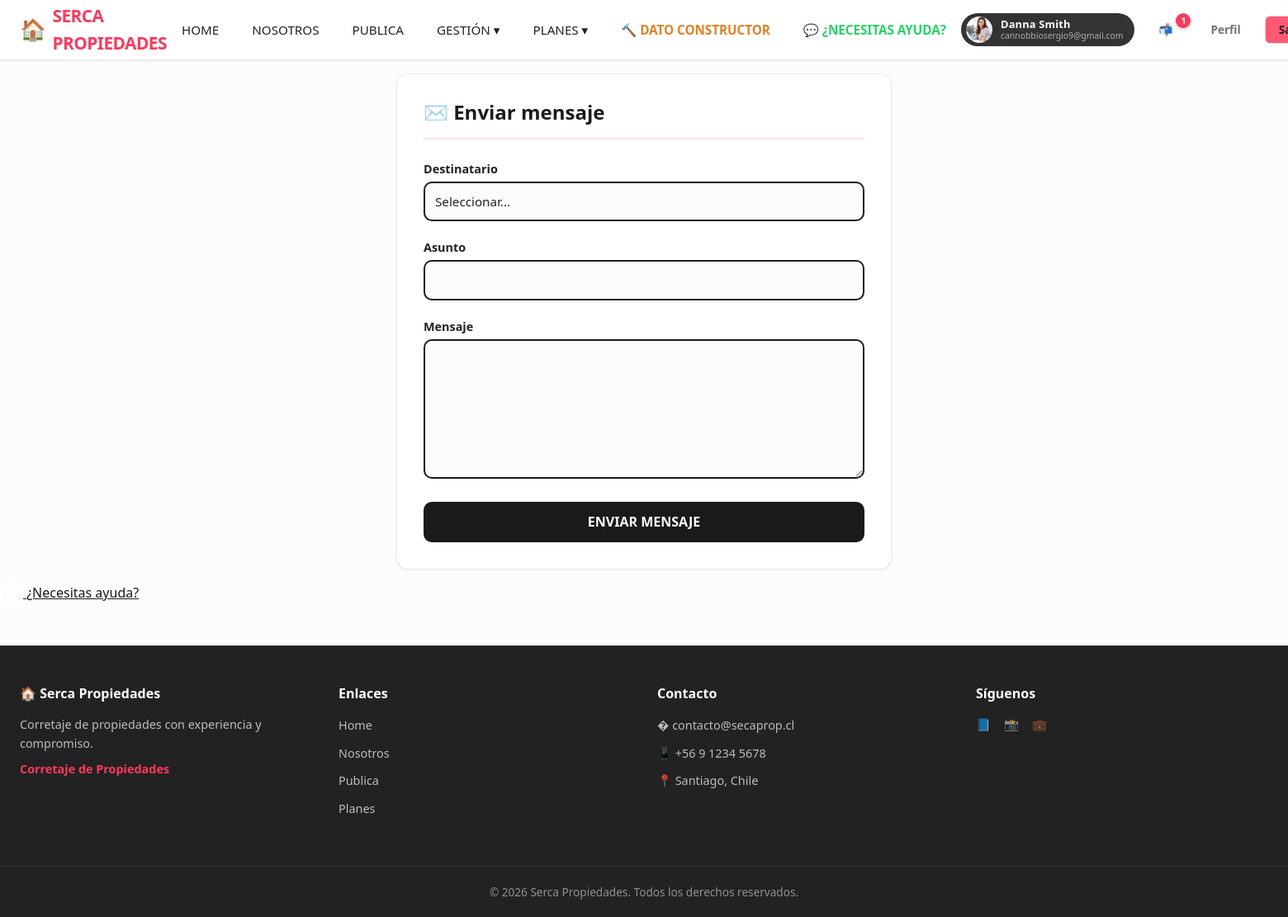
The app's page /com/enviar/ (signed in) with its own data.
### a00seg/models.py (models this page shows, shortened)
class User(AbstractUser):
    ROL_CHOICES = [
        ("superadmin", "Superadmin"),
        ("gerente", "Gerente"),
        ("corredor", "Corredor"),
        ("base", "Usuario Base"),
    ]
    rol = models.CharField(max_length=20, choices=ROL_CHOICES, default="base", verbose_name="Rol")
    dni = models.CharField(max_length=20, unique=True, blank=True, null=True, verbose_name="RUT/DNI")
    cel_phone = models.CharField(max_length=20, blank=True, verbose_name="Teléfono celular")
    foto = models.ImageField(
        upload_to="usuarios/",
        blank=True,
        null=True,
        verbose_name="Foto",
    )
    domicilio = models.CharField(max_length=255, blank=True, verbose_name="Domicilio")
    curriculo = models.TextField(blank=True, verbose_name="Currículo")
    comuna = models.ForeignKey(
        Comuna, on_delete=models.SET_NULL, blank=True, null=True, verbose_name="Comuna"
    )
    valido_por = models.ForeignKey(
        "self",
        on_delete=models.SET_NULL,
        blank=True,
        null=True,
        verbose_name="Validado por",
        related_name="usuarios_validados",
    ) # Permite acceder a los usuarios validados por un usuario con user.usuarios_validados.all()
    email_confirmado = models.BooleanField(default=False, verbose_name="Email confirmado") # Permite filtrar usuarios con email confirmado usando User.objects.filter(email_confirmado=True)
    class Meta:
        verbose_name = "Usuario"
        verbose_name_plural = "Usuarios"

### a01Com/views.py (the view, shortened to what this page needs)
# urls.py: path('enviar/', views.enviar_comunicacion, name='enviar_comunicacion'),
@login_required
def enviar_comunicacion(request):
    from a00seg.models import User
    usuarios = User.objects.filter(is_active=True).exclude(id=request.user.id)
    return render(request, "enviar_comunicacion.html", {"usuarios": usuarios})

### a00seg/context_processors.py (called while the page is built)
def site_info(request):
    context = {
        "site_name": "Serca Propiedades",
        "site_slogan": "Corretaje de Propiedades",
        "funcionarios": Funcionario.objects.filter(is_active=True),
    }
    if request.user.is_authenticated:
        context["cdc_no_leidos"] = Communication.objects.filter(
            recipient=request.user, is_read=False, is_deleted=False
        ).count()
    else:
        context["cdc_no_leidos"] = 0
    return context

### templates/enviar_comunicacion.html (shortened to what this page needs)
{% extends "base.html" %}
{% block content %}
<div class="form-modern-container">
    <h2>✉️ Enviar mensaje</h2>
    <form method="POST" class="form-modern">
        <div class="form-group">
            <label>Destinatario</label>
            <select name="recipient_id" required>
                <option value="">Seleccionar...</option>
            </select>
        </div>
        <div class="form-group">
            <label>Asunto</label>
            <input type="text" name="title" required>
        </div>
        <div class="form-group">
            <label>Mensaje</label>
            <textarea name="message" rows="6" required></textarea>
        </div>
        <button type="submit" class="btn btn-primary btn-block">Enviar mensaje</button>
    </form>
</div>
{% endblock %}

### templates/base.html (shortened to what this page needs)
{% load static %}
<!DOCTYPE html>
<html lang="es">
<head>
    <link rel="stylesheet" href="https://cdn.jsdelivr.net/npm/bootstrap-icons@1.11.3/font/bootstrap-icons.min.css">
    <link href="https://cdn.jsdelivr.net/npm/bootstrap@5.3.3/dist/css/bootstrap.min.css" rel="stylesheet">
    <link rel="stylesheet" href="{% static 'css/design-system.css' %}">
    <link rel="stylesheet" href="{% static 'css/style.css' %}">
</head>
<body>
    <nav class="navbar-modern">
        <div class="nav-container">
            <a href="{% url 'home' %}" class="nav-logo">
                <span style="font-size:1.6rem;">🏠</span>
                {{ site_name }}
            </a>
            <div class="nav-menu" id="navMenuModern">
                <a href="{% url 'home' %}" class="nav-link">Home</a>
                <a href="{% url 'nosotros' %}" class="nav-link">Nosotros</a>
                {% if user.is_authenticated %}
                    <a href="{% url 'publica' %}" class="nav-link">Publica</a>
                    <div class="nav-dropdown">
                        <a href="{% url 'gestion' %}" class="nav-link dropdown-trigger">Gestión ▾</a>
                    </div>
                {% else %}
                    <a href="{% url 'publica' %}?next=/login/" class="nav-link">Publica</a>
                {% endif %}
                <div class="nav-dropdown">
                    <a href="{% url 'planes' %}" class="nav-link dropdown-trigger">Planes ▾</a>
                </div>
                <a href="{% url 'lista_servicios' %}" class="nav-link" style="color:#e67e22;font-weight:700;">🔨 Dato Constructor</a>
                <a href="https://wa.me/56936916684?text=Hola!%20Tengo%20una%20consulta%20sobre%20SercaProp" target="_blank" class="nav-link" style="color:#25D366;font-weight:600;">💬 ¿Necesitas ayuda?</a>
            </div>
            <div class="nav-actions">
                {% if user.is_authenticated %}
                    <span id="navUserBadge">
                        {% if user.foto %}
                        <span class="navUserBadge-avatar" style="background-image:url('{{ user.foto.url }}');"></span>
                        {% endif %}
                        <span class="navUserBadge-text">
                            <span class="navUserBadge-name">{{ user.get_full_name|default:user.username }}</span>
                            <span class="navUserBadge-email">{{ user.email }}</span>
                        </span>
                    </span>
                    <a href="{% url 'centro_comunicaciones' %}" class="btn btn-ghost btn-sm" style="position:relative;">
                        📬
                        {% if cdc_no_leidos > 0 %}
                        <span style="position:absolute;top:-4px;right:-6px;background:var(--ds-primary);color:white;font-size:0.65rem;font-weight:700;width:18px;height:18px;border-radius:50%;display:flex;align-items:center;justify-content:center;box-shadow:0 2px 4px rgba(0,0,0,0.2);">
                            {{ cdc_no_leidos }}
                        </span>
                        {% endif %}
                    </a>
                    <a href="{% url 'perfil' %}" class="btn btn-ghost btn-sm">Perfil</a>
                    <a href="{% url 'logout' %}" class="btn btn-outline btn-sm">Salir</a>
                {% else %}
                    <a href="{% url 'login' %}" class="btn btn-ghost btn-sm">Ingresar</a>
                    <a href="{% url 'registro' %}" class="btn btn-primary btn-sm">Regístrate</a>
                {% endif %}
            </div>
        </div>
    </nav>
    <main style="max-width:1920px;margin:0 auto;padding:16px 24px;width:100%;">
        {% block content %}{% endblock %}
    </main>
    <a href="https://wa.me/56936916684?text=Hola!%20Tengo%20una%20consulta%20sobre%20SercaProp"
       class="whatsapp-float"
       target="_blank"
       rel="noopener noreferrer"
       aria-label="Contactar por WhatsApp">
        <span class="whatsapp-float-tooltip">¿Necesitas ayuda?</span>
    </a>
    <footer class="footer-modern">
        <div class="footer-modern-container">
            <div>
                <h3>🏠 {{ site_name }}</h3>
                <p style="font-size:0.9rem;color:rgba(255,255,255,0.7);margin-bottom:8px;">
                    Corretaje de propiedades con experiencia y compromiso.
                </p>
                <p style="font-weight:600;color:var(--ds-primary);font-size:0.9rem;">{{ site_slogan }}</p>
            </div>
            <div>
                <h4>Enlaces</h4>
                <ul>
                    <li><a href="{% url 'home' %}">Home</a></li>
                    <li><a href="{% url 'nosotros' %}">Nosotros</a></li>
                    <li><a href="{% url 'publica' %}">Publica</a></li>
                    <li><a href="{% url 'planes' %}">Planes</a></li>
                </ul>
            </div>
            <div>
                <h4>Contacto</h4>
                <ul>
                    <li><span style="color:rgba(255,255,255,0.7);font-size:0.9rem;">� contacto@secaprop.cl</span></li>
                    <li><span style="color:rgba(255,255,255,0.7);font-size:0.9rem;">📱 +56 9 1234 5678</span></li>
                    <li><span style="color:rgba(255,255,255,0.7);font-size:0.9rem;">📍 Santiago, Chile</span></li>
                </ul>
            </div>
            <div>
                <h4>Síguenos</h4>
                <div style="display:flex;gap:16px;font-size:1.5rem;">
                    <a href="#" aria-label="Facebook">📘</a>
                    <a href="#" aria-label="Instagram">📸</a>
                    <a href="#" aria-label="LinkedIn">💼</a>
                </div>
            </div>
        </div>
        <div class="footer-modern-bottom">
            &copy; {% now "Y" %} {{ site_name }}. Todos los derechos reservados.
        </div>
    </footer>
</body>
</html>

### static/css/style.css (style rules this page uses)
* { margin: 0; padding: 0; box-sizing: border-box; }
:root { --black: #1a1a1a; --white: #fcfcfc; --gray: #e8e8e8; --dark-gray: #555; --yellow: #ffd700; --red: #e74c3c; --green: #27ae60; --blue: #2980b9; --orange: #e67e22; --shadow: 6px 6px 0 rgba(0,0,0,0.15); --border: 3px solid var(--black); }
body { font-family: 'Segoe UI', 'Arial', sans-serif; background: var(--white); color: var(--black); line-height: 1.6; min-height: 100vh; display: flex; flex-direction: column; }
.nav-container { max-width: 1500px; margin: 0 auto; padding: 0 20px; display: flex; align-items: center; justify-content: space-between; height: 65px; }
.nav-logo { display: flex; align-items: center; gap: 10px; text-decoration: none; font-size: 1.5rem; font-weight: 900; color: var(--yellow); text-transform: uppercase; }
.nav-menu { display: flex; list-style: none; gap: 5px; align-items: center; }
.nav-link { color: var(--white); text-decoration: none; padding: 8px 14px; border-radius: 0; font-weight: 700; font-size: 0.9rem; transition: all 0.2s; border: 2px solid transparent; text-transform: uppercase; }
.form-group { margin-bottom: 15px; }
.form-group label { display: block; font-weight: 700; margin-bottom: 4px; font-size: 0.9rem; }
.form-group input, .form-group select, .form-group textarea { width: 100%; padding: 10px 12px; border: 2px solid var(--black); font-size: 0.95rem; background: var(--white); font-family: inherit; }
.form-group textarea { min-height: 80px; resize: vertical; }
.btn-primary { padding: 12px 30px; background: var(--black); color: var(--white); border: 3px solid var(--black); font-weight: 900; font-size: 1rem; cursor: pointer; text-transform: uppercase; transition: all 0.2s; }

### templates/base.html (style rules this page uses)
#navUserBadge { display: inline-flex !important; align-items: center !important; gap: 10px !important; padding: 4px 14px 4px 6px !important; background: #333 !important; border-radius: 9999px !important; height: 40px !important; white-space: nowrap !important; user-select: none !important; }
#navUserBadge .navUserBadge-avatar { width: 32px !important; height: 32px !important; border-radius: 50% !important; background-size: cover !important; background-position: center !important; display: inline-block !important; flex-shrink: 0 !important; }
#navUserBadge .navUserBadge-text { display: inline-flex !important; flex-direction: column !important; line-height: 1.2 !important; }
#navUserBadge .navUserBadge-name { font-size: 0.8rem !important; font-weight: 600 !important; color: #fff !important; letter-spacing: 0.2px !important; }
#navUserBadge .navUserBadge-email { font-size: 0.65rem !important; color: rgba(255,255,255,0.6) !important; }
.nav-dropdown { position: relative; display: inline-block; }
.dropdown-trigger { cursor: pointer; }

### records on screen
User: foto (picture), get_full_name "Danna Smith", email "cannobbiosergio9@gmail.com"

### other values on screen
{{ site_name }} "SERCA PROPIEDADES"
{{ cdc_no_leidos }} "1"
{{ site_name }} "Serca Propiedades"
{{ site_slogan }} "Corretaje de Propiedades"
